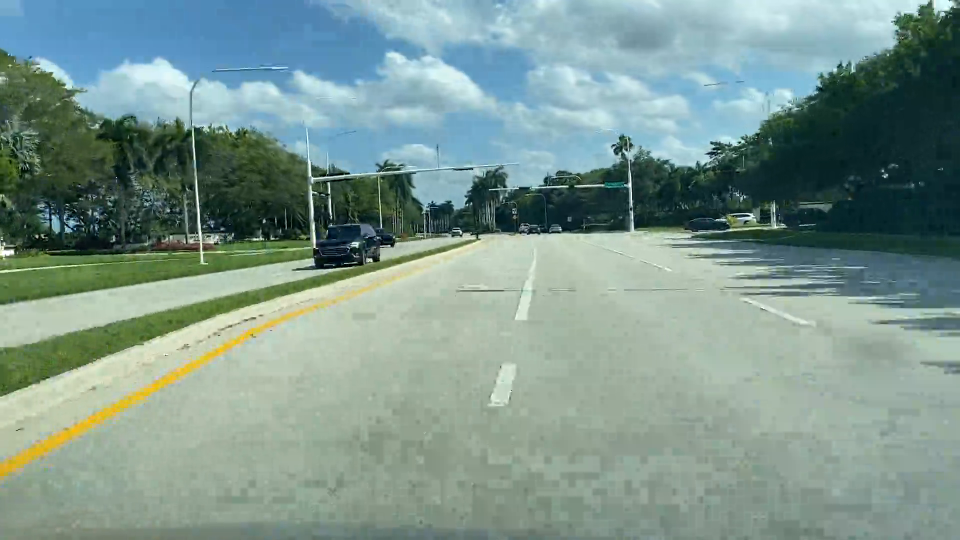
#> input picture frame 30 of codeFiles/roadVideos/homeVideo6.mp4, 1920 x 1080 px (shown at 1/2 size)
$ python 'codeTest[ReWrite].py'
#> lines starting #> are read from the running program, lines starting #| are printed output that depends on the picture; after the words box and inside, x2 and y2 are one past the last pixel; in counts of white or black regions, pixels touching at a corner belong together
import cv2
import numpy as np
import math

# #I don't know why my program needs this function, but when I try to delete it, it doesn't work anymore
def nearBy(x1, y1, x2, y2, currentLineSlope):
    if currentLineSlope > 0.5 and currentLineSlope < 1.2:
        #cv2.line(frame, (x1, y1), (x2, y2), (255, 0, 255), 2)
        colour = (255, 255, 0)
        #right
        if y1 < midPointCoord[1] and x1 + int(abs(y1-midPointCoord[1])/currentLineSlope) > midPointCoord[0] and x2 + int(abs(y2-midPointCoord[3])/currentLineSlope) > midPointCoord[0]:
            slopeReset = slopeCheck(x1 + int(abs(y1-midPointCoord[1])/currentLineSlope), midPointCoord[1], x2 + int(abs(y2-midPointCoord[3])/currentLineSlope), midPointCoord[3])
            if slopeReset > 0.5 and slopeReset < 1.2:
                cv2.line(frame, (x1 + int(abs(y1-midPointCoord[1])/currentLineSlope), midPointCoord[1]), (x2 + int(abs(y2-midPointCoord[3])/currentLineSlope), midPointCoord[3]), colour, 2)
                return (x1 + int(abs(y1-midPointCoord[1])/currentLineSlope), midPointCoord[1], x2 + int(abs(y2-midPointCoord[3])/currentLineSlope), midPointCoord[3])
                #print(currentLineSlope)

        #left
        elif y2 < midPointCoord[1] and x2 - int(abs(y2-midPointCoord[3])/currentLineSlope) < midPointCoord[0] and x2 - int(abs(y2-midPointCoord[1])/currentLineSlope) < midPointCoord[0]:
            slopeReset = slopeCheck(x2 - int(abs(y2-midPointCoord[3])/currentLineSlope), midPointCoord[3], x2 - int(abs(y2-midPointCoord[1])/currentLineSlope), midPointCoord[1])
            if slopeReset > 0.5 and slopeReset < 1.2:
                cv2.line(frame, (x2 - int(abs(y2-midPointCoord[3])/currentLineSlope), midPointCoord[3]), (x2 - int(abs(y2-midPointCoord[1])/currentLineSlope), midPointCoord[1]), colour, 2)
                return (x2 - int(abs(y2-midPointCoord[1])/currentLineSlope), midPointCoord[1], x2 - int(abs(y2-midPointCoord[3])/currentLineSlope), midPointCoord[3])
            #print(currentLineSlope)
    return 0

def slopeCheck(x1, y1, x2, y2):
    if (x1-x2) == 0:
        return 10000000
    if math.isinf(round(abs(y1-y2)/abs(x1-x2), 2)):
        return 10000
    elif abs(round(abs(y1-y2)/abs(x1-x2), 2)) < 0.01:
        return 100
    else:
        return round(abs(y1-y2)/abs(x1-x2), 2)

def tempCheck(temp):
    real = True
    if temp is not None and len(frameArray) == 1:
        for value in range(0, len(frameArray)):
            if abs(frameArray[value][0] - temp[0]) > frame.shape[1]/20:
                pass
            else:
                real = False
        if real:
            return temp
    elif temp is not None and len(frameArray) == 0:
        return temp
    return 0

# [19 lines of commented-out code are left out]

cap = cv2.VideoCapture('codeFiles/roadVideos/homeVideo6.mp4')
lock, totalFrames, savedValue = 0, 0, 'stop'

while cap.isOpened():
    ret, frame = cap.read()
#> frame is the input picture: shape (1080, 1920, 3); mean B, G, R 142.1, 149.9, 124.7
    if ret:
        frameCounted = False
        #theoretical perfect
        midPointCoord = [int(frame.shape[1]/2), int(frame.shape[0]/2)+int(frame.shape[0]/10), int(frame.shape[1]/2), int(frame.shape[0])]
#> midPointCoord = [960, 648, 960, 1080]
        refPointOne = [int(frame.shape[1]/2)-int(frame.shape[1]/20), int(frame.shape[0]/2)+int(frame.shape[0]/10), int(frame.shape[1]/4), int(frame.shape[0])]
#> refPointOne = [864, 648, 480, 1080]
        refPointTwo = [int(frame.shape[1]/2)+int(frame.shape[1]/20), int(frame.shape[0]/2)+int(frame.shape[0]/10), int(frame.shape[1]/4)*3, int(frame.shape[0])]
#> refPointTwo = [1056, 648, 1440, 1080]

        #frame = cv2.GaussianBlur(frame, (3, 3), 0)
        gray = cv2.cvtColor(frame, cv2.COLOR_BGR2GRAY)
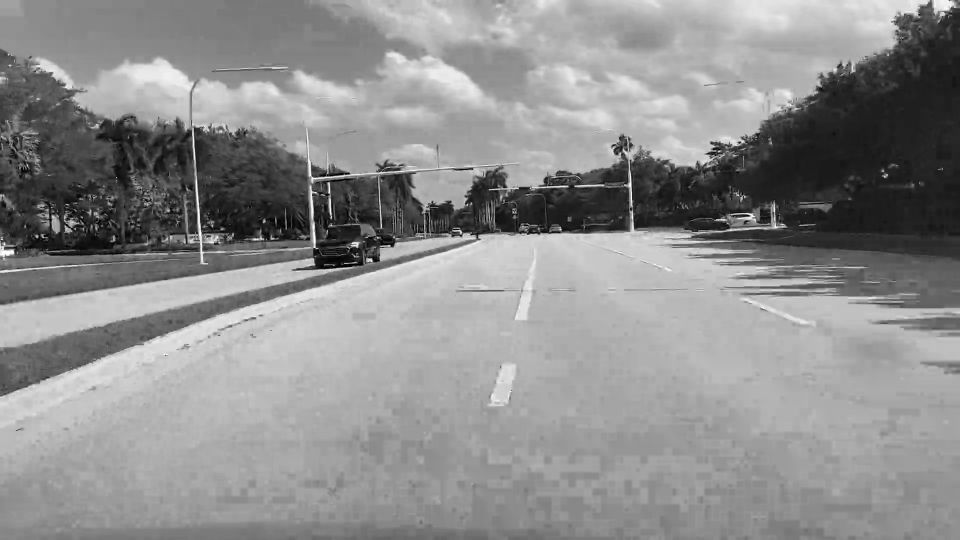
#> gray: shape (1080, 1920) (shown at 1/2 size); min 0, max 255, mean 141.5
        edges = cv2.Canny(gray, 50, 250, apertureSize=3)
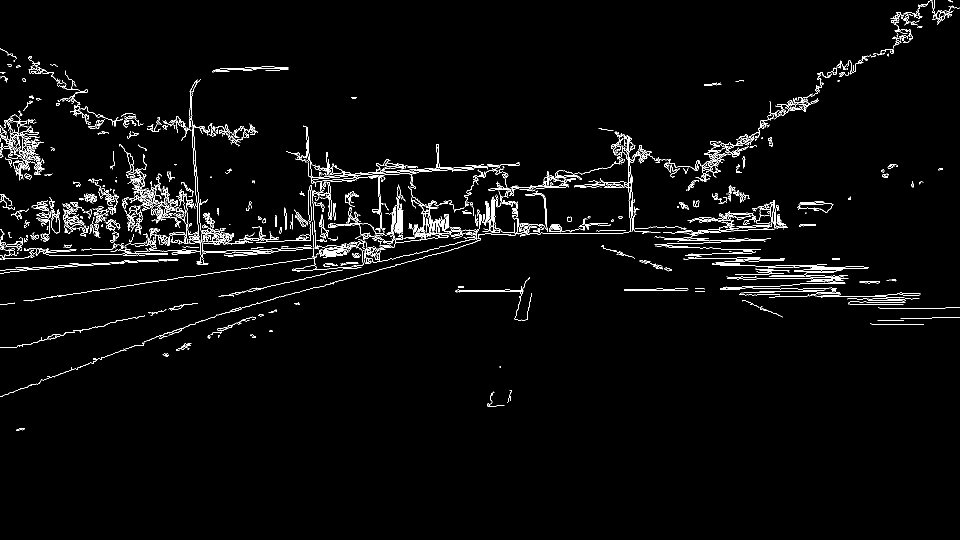
#> edges: shape (1080, 1920) (shown at 1/2 size); 2.6% white in thin lines or dots, all inside (x1, y1, x2, y2) = (0, 0, 1920, 862)
        lines = cv2.HoughLinesP(edges, rho=1, theta=np.pi/180, threshold=90, minLineLength=0, maxLineGap=frame.shape[1])
#> lines = 165 rows, first 6: [2, 793, 1777, 112], [11, 500, 1559, 446], [49, 447, 1755, 566], [9, 509, 1655, 423], [1, 491, 1568, 518], [16, 416, 1543, 282]

        #completely stupid, approach, ruins time efficiency, double check

        frameArray = []
        totalLines, smallestLine = 0, [5*frame.shape[1], 5*frame.shape[1]]
#> totalLines = 0; smallestLine = [9600, 9600]
        for line in lines:
            x1, y1, x2, y2 = line[0]
            currentLineSlope = slopeCheck(x1, y1, x2, y2)
            temp = nearBy(x1, y1, x2, y2, currentLineSlope)
            if temp != 0:
                totalLines += 1
                if tempCheck(temp) != 0:
                    frameArray.append(temp)

            if currentLineSlope == 100 and y1 > midPointCoord[1] and (x1 + x2) > frame.shape[1]/2:
                #cv2.line(frame, (x1, y1), (x2, y2), (255, 255, 255), 2)
                if x1 < smallestLine[0] and x2 < smallestLine[1]:
                    smallestLine[0], smallestLine[1] = x1, x2
                frameCounted = True
#> this loop made 165 passes
#> (x1, y1, x2, y2, currentLineSlope) on passes 1 to 3: (2, 793, 1777, 112, 0.38), (11, 500, 1559, 446, 0.03), (49, 447, 1755, 566, 0.07)
#> after the loop, frameArray = []; totalLines = 0

            # #______________________________________________________________-------------------------------------------------------______
        #     temp = tempCheck(nearBy(x1, y1, x2, y2, currentLineSlope))
        #     if temp is not None:
        #         frameArray.append(temp)

        x1, y1, x2, y2 = 0, 0, 0, 0
        for value in frameArray:
            x1, y1, x2, y2 = int(value[0]) + x1, int(value[1]) + y1, int(value[2]) + x2, int(value[3]) + y2
#> this loop made 0 passes
        if len(frameArray) > 1:
            x1, y1, x2, y2 = x1/len(frameArray), y1/len(frameArray), x2/len(frameArray), y2/len(frameArray)
            cv2.line(frame, (int(x1), int(y1)), (int(x2), int(y2)), (0, 255, 0), 2)

        #------------------------------------------------------------------------------------------------------------------------------

        if frameCounted:
            totalFrames += 1
        else:
            totalFrames = 0
        if totalFrames >= 5:
            lock = 5

        if lock > 0:
            if totalLines > 1:
                lock -= 1
            elif lock > 0:
                lock = 5

            if smallestLine[0] < frame.shape[1] * 5 and len(savedValue) == 7:
                if smallestLine[0] < frame.shape[1] - smallestLine[1] :
                    savedValue = ('probably turning left')
                else:
                    savedValue = ('probably turning right')
        else:
            savedValue = 'forwards'
        print(savedValue)


        # [13 lines of commented-out code are left out]
        frame = cv2.resize(frame, dsize = (900, 600))
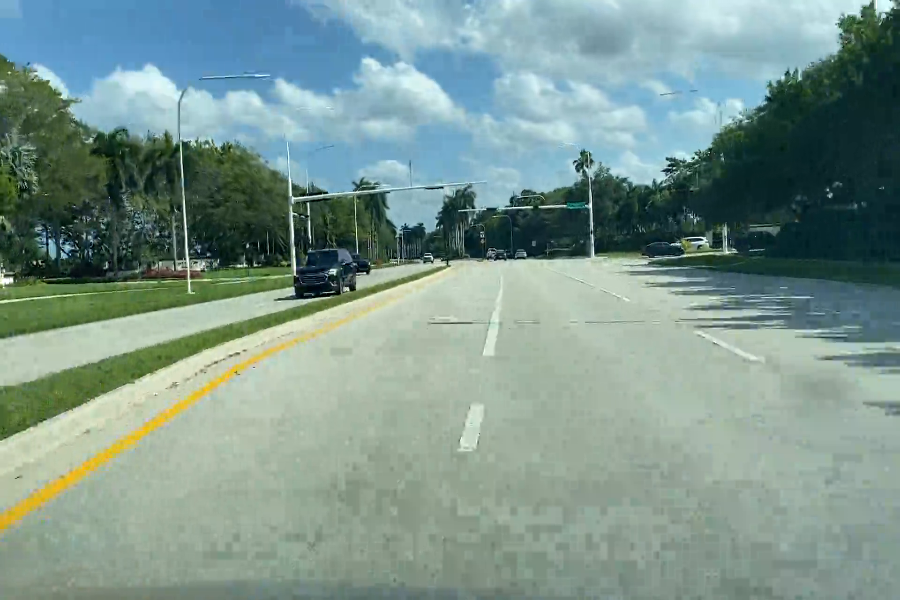
#> frame: shape (600, 900, 3); mean B, G, R 142, 149.8, 124.7
        cv2.imshow("Road Detection", frame)

        if cv2.waitKey(1) & 0xFF == ord('q'):
#> (key q is pressed here)
            break
    else:
        break

cap.release()
cv2.destroyAllWindows()

$ run again, starting later in the video
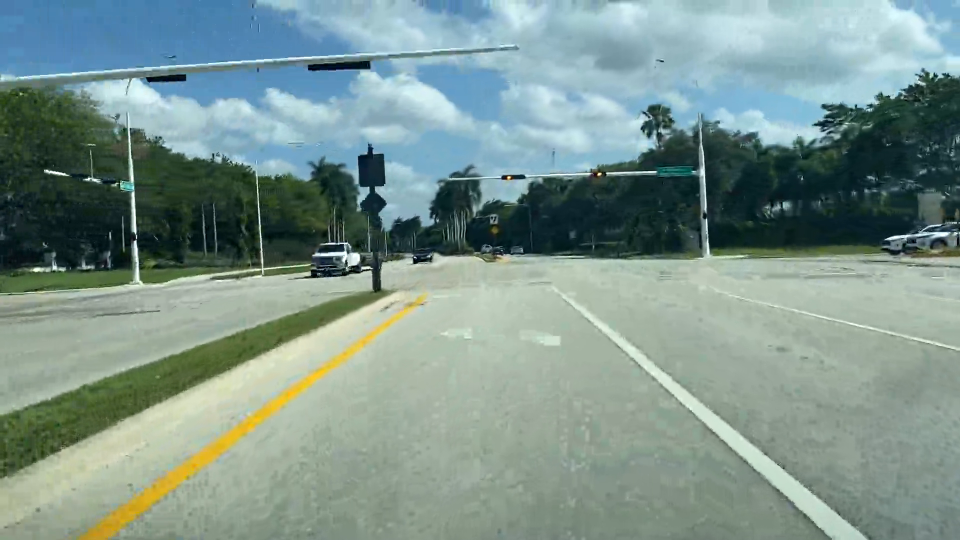
#> input picture frame 136 of codeFiles/roadVideos/homeVideo6.mp4, 1920 x 1080 px (shown at 1/2 size)
#> frame is the input picture: shape (1080, 1920, 3); mean B, G, R 140.7, 147.3, 124.4
#> `edges = cv2.Canny(gray, 50, 250, apertureSize=3)`:
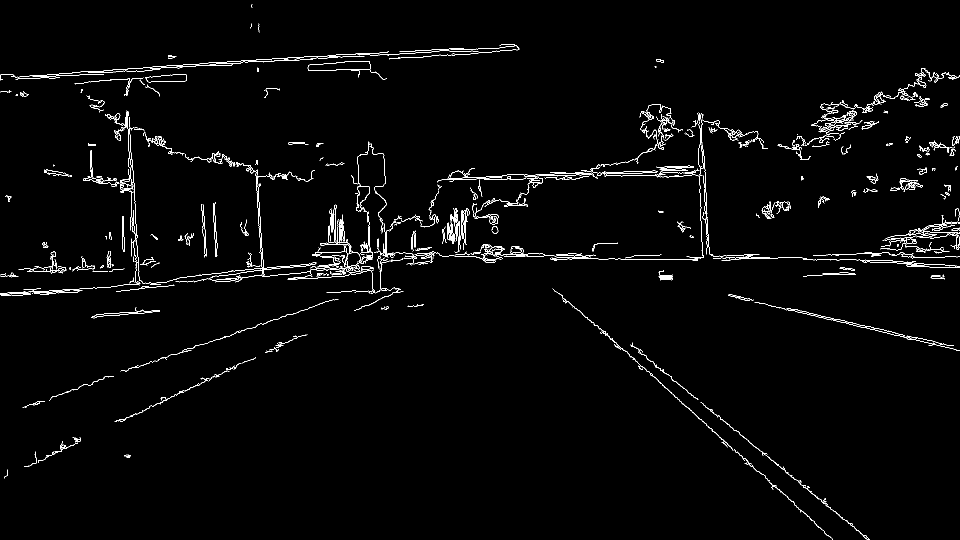
#> edges: shape (1080, 1920) (shown at 1/2 size); 1.8% white in thin lines or dots
#> lines = 110 rows, first 6: [1, 155, 628, 112], [0, 588, 1885, 456], [104, 519, 1730, 519], [599, 117, 1661, 1074], [101, 515, 1863, 515], [0, 160, 1028, 88]
#> the loop `for line in lines:` made 110 passes
#> (x1, y1, x2, y2, currentLineSlope, slopeReset in nearBy, temp) on passes 4, 11, 14, 24, 41, 43: (599, 117, 1661, 1074, 0.9, 0.9, (1189, 648, 1667, 1080)), (616, 130, 1628, 1042, 0.9, 0.9, (1191, 648, 1670, 1080)), (930, 424, 1739, 1079, 0.81, 0.81, (1206, 648, 1740, 1080)), (877, 379, 1733, 1072, 0.81, 0.81, (1209, 648, 1742, 1080)), (877, 382, 1737, 1078, 0.81, 0.81, (1205, 648, 1739, 1080)), (615, 134, 1664, 1079, 0.9, 0.9, (1186, 648, 1665, 1080))
#> after the loop `for line in lines:`: frameArray = [(1189, 648, 1667, 1080)]; totalLines = 7
#> the loop `for value in frameArray:` made 1 pass
#> `frame = cv2.resize(frame, dsize = (900, 600))`:
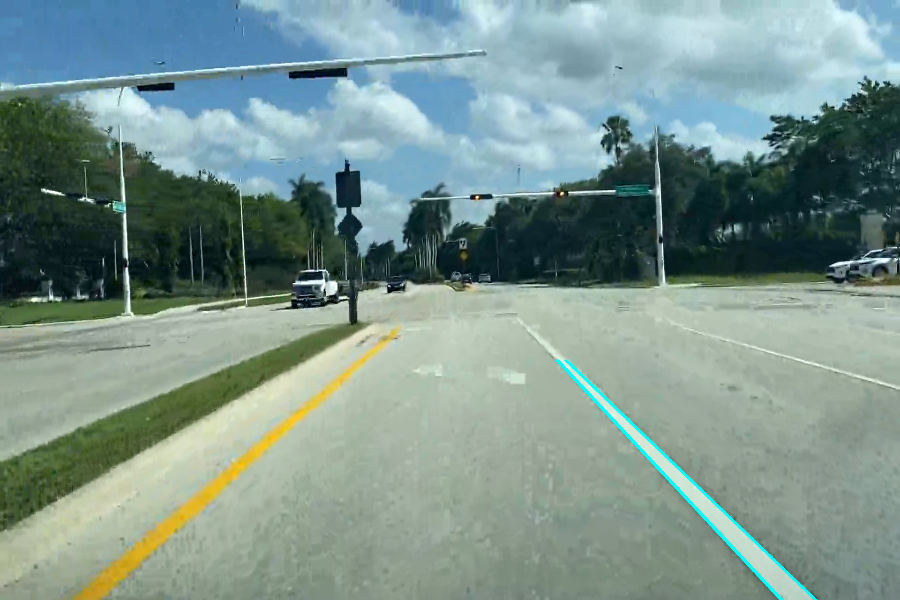
#> frame: shape (600, 900, 3); mean B, G, R 141, 147.5, 123.7

$ run again, starting later in the video
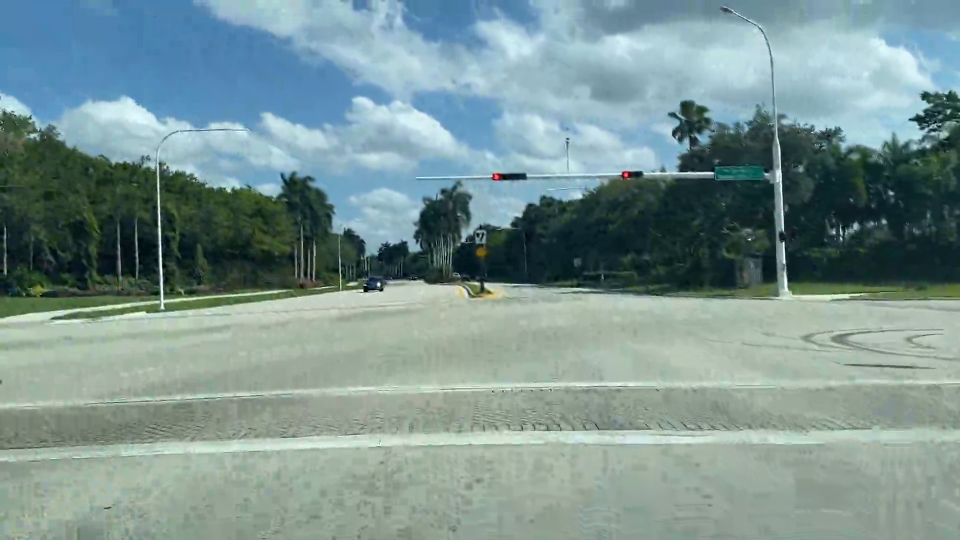
#> input picture frame 243 of codeFiles/roadVideos/homeVideo6.mp4, 1920 x 1080 px (shown at 1/2 size)
#> frame is the input picture: shape (1080, 1920, 3); mean B, G, R 145.8, 147.4, 122.7
#> `edges = cv2.Canny(gray, 50, 250, apertureSize=3)`:
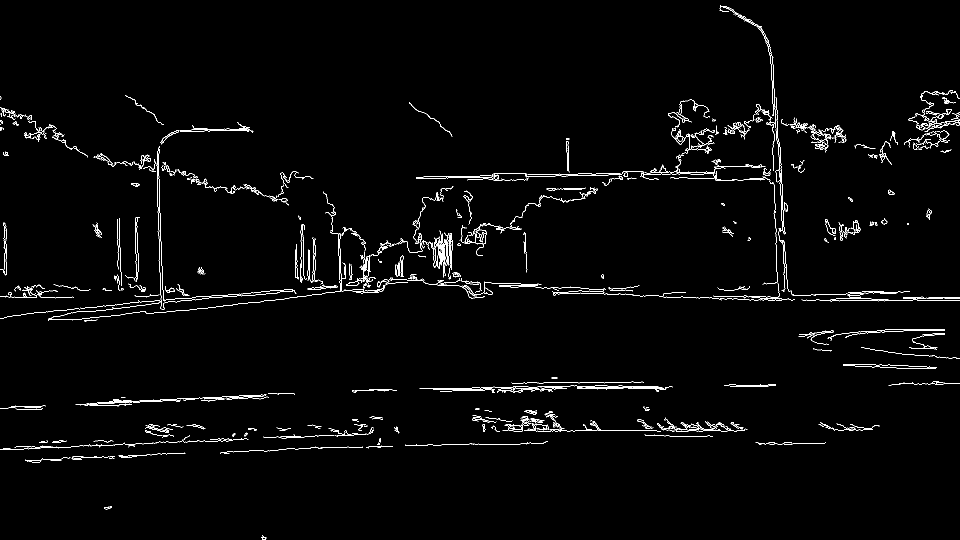
#> edges: shape (1080, 1920) (shown at 1/2 size); 1.8% white in thin lines or dots
#> lines = 106 rows, first 6: [108, 569, 1919, 600], [262, 366, 1605, 343], [30, 812, 1214, 771], [84, 917, 1740, 859], [36, 571, 1794, 601], [314, 362, 1607, 340]
#> the loop `for line in lines:` made 106 passes
#> (x1, y1, x2, y2, currentLineSlope) on passes 1 to 8: (108, 569, 1919, 600, 0.02), (262, 366, 1605, 343, 0.02), (30, 812, 1214, 771, 0.03), (84, 917, 1740, 859, 0.04), (36, 571, 1794, 601, 0.02), (314, 362, 1607, 340, 0.02), (30, 811, 1153, 771, 0.04), (8, 532, 1856, 596, 0.03)
#> after the loop `for line in lines:`: frameArray = []; smallestLine = [246, 1644]; totalLines = 0
#> `frame = cv2.resize(frame, dsize = (900, 600))`:
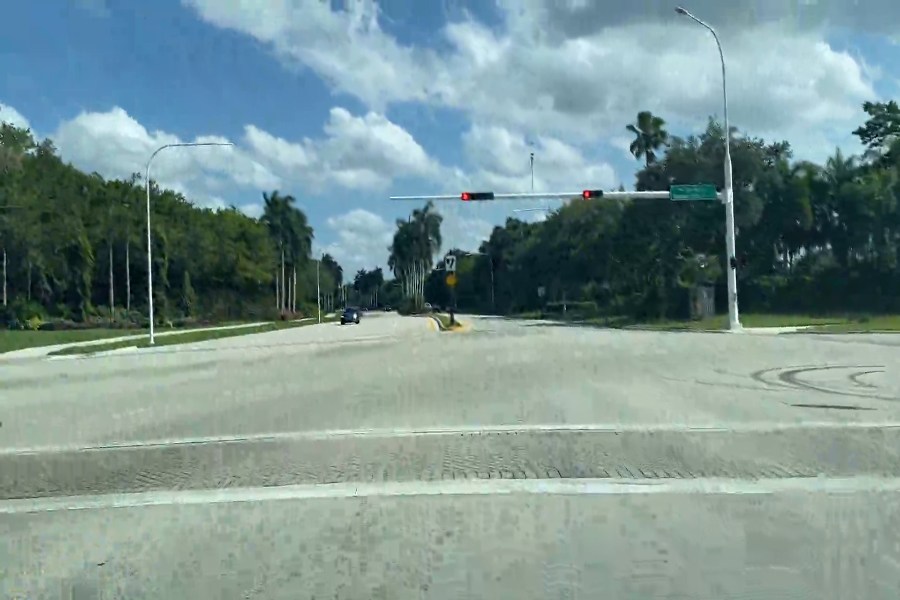
#> frame: shape (600, 900, 3); mean B, G, R 145.7, 147.4, 122.6
